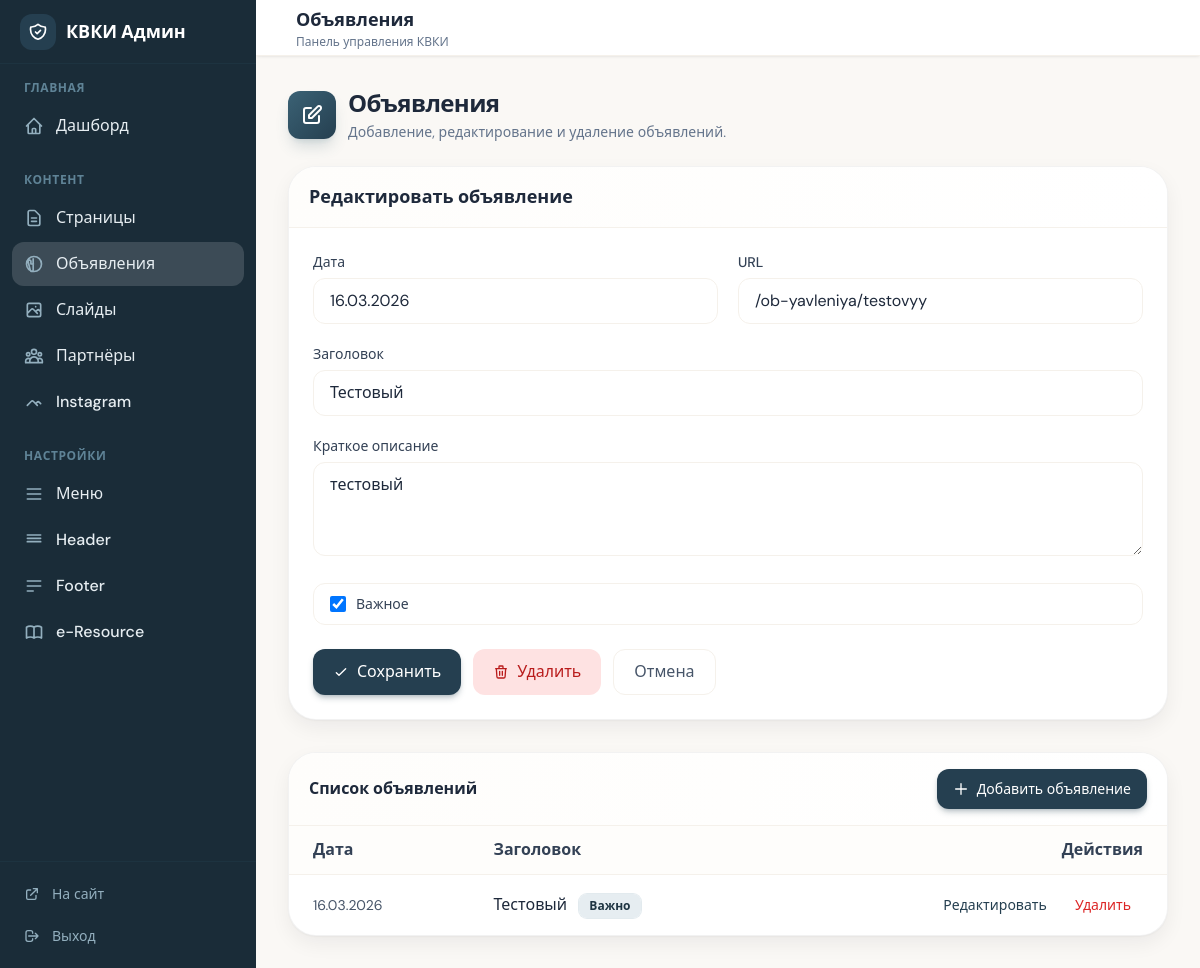
The app's page /admin/announcements/7 (signed in), older data.
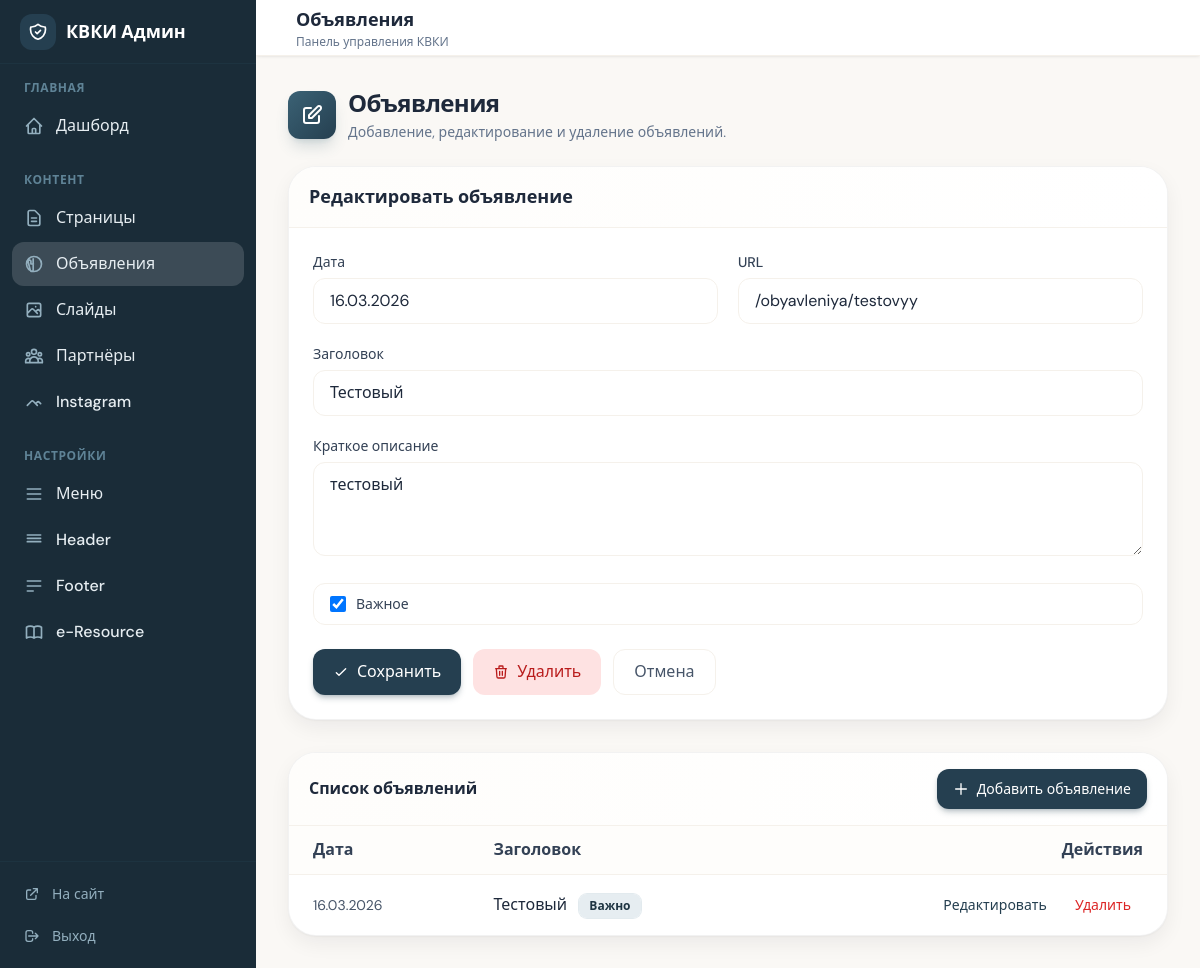
The same page, newer data.
### tables this page shows
CREATE TABLE `announcements` (
  `id` int(11) NOT NULL,
  `date` varchar(20) NOT NULL,
  `title` varchar(255) NOT NULL,
  `url` varchar(500) NOT NULL,
  `excerpt` text,
  `is_important` tinyint(1) DEFAULT '0',
  `sort_order` int(11) DEFAULT '0',
  `created_at` timestamp NOT NULL DEFAULT CURRENT_TIMESTAMP,
  `views` int(10) UNSIGNED DEFAULT '0'
);

### admin/pages/announcements.php (the view, shortened to what the changed rows need)
<?php
require __DIR__ . '/../includes/header.php';
$db = Database::getInstance();
$editId = isset($segments[1]) && is_numeric($segments[1]) ? (int)$segments[1] : null;
$formError = '';
$item = null;
if ($editId) {
    $stmt = $db->prepare('SELECT * FROM announcements WHERE id = ?');
    $stmt->execute([$editId]);
    $item = $stmt->fetch();
}
$items = $db->query('SELECT * FROM announcements ORDER BY sort_order, id')->fetchAll();
$showForm = $item || ($segments[1] ?? '') === 'new' || $formError;
?>
<div class="max-w-[1536px] animate-fade-in">
    <div class="mb-6">
        <div class="flex items-center gap-3">
            <div>
                <h1 class="text-2xl font-bold text-ink-800 tracking-tight">Объявления</h1>
            </div>
        </div>
    </div>
<?php if ($showForm): ?>
    <?php $item = $item ?? ['date' => date('d.m.Y'), 'title' => '', 'url' => '', 'excerpt' => '', 'is_important' => 0]; ?>
    <div class="mb-8 rounded-[28px] border border-black/5 bg-white shadow-soft hover:shadow-card hover:border-sage-600/40 transition-all duration-300 overflow-hidden">
        <div class="px-5 py-4 border-b border-cream-200 bg-gradient-to-r from-cream-50 to-white">
            <h2 class="text-lg font-semibold text-ink-800"><?= $editId ? 'Редактировать объявление' : 'Новое объявление' ?></h2>
        </div>
        <div class="p-6">
            <form method="post">
                <div class="space-y-5">
                    <div class="grid sm:grid-cols-2 gap-5">
                        <div>
                            <label class="block text-sm font-medium text-ink-700 mb-1.5">Дата</label>
                            <input type="text" name="date" value="<?= htmlspecialchars($item['date']) ?>" required class="w-full px-4 py-2.5 border border-cream-200 rounded-xl focus:ring-2 focus:ring-sage-400/30 focus:border-sage-400 transition-all outline-none" placeholder="12.03.2025">
                        </div>
                        <div>
                            <label class="block text-sm font-medium text-ink-700 mb-1.5">URL</label>
                            <input type="text" name="url" id="announcement-url" value="<?= htmlspecialchars($item['url']) ?>" required class="w-full px-4 py-2.5 border border-cream-200 rounded-xl focus:ring-2 focus:ring-sage-400/30 focus:border-sage-400 transition-all outline-none" placeholder="Автоматически из заголовка">
                        </div>
                    </div>
                    <div>
                        <label class="block text-sm font-medium text-ink-700 mb-1.5">Заголовок</label>
                        <input type="text" name="title" id="announcement-title" value="<?= htmlspecialchars($item['title']) ?>" required class="w-full px-4 py-2.5 border border-cream-200 rounded-xl focus:ring-2 focus:ring-sage-400/30 focus:border-sage-400 transition-all outline-none" placeholder="Заголовок объявления">
                    </div>
                    <div>
                        <label class="block text-sm font-medium text-ink-700 mb-1.5">Краткое описание</label>
                        <textarea name="excerpt" rows="3" class="w-full px-4 py-2.5 border border-cream-200 rounded-xl focus:ring-2 focus:ring-sage-400/30 focus:border-sage-400 transition-all outline-none"><?= htmlspecialchars($item['excerpt']) ?></textarea>
                    </div>
                    <div>
                        <label class="flex items-center gap-2.5 cursor-pointer px-4 py-2.5 rounded-xl border border-cream-200 bg-white hover:bg-cream-50 transition-colors">
                            <input type="checkbox" name="is_important" value="1" <?= $item['is_important'] ? 'checked' : '' ?> class="w-4 h-4 rounded text-sage-600 focus:ring-sage-500 focus:ring-2">
                            <span class="text-sm font-medium text-ink-700">Важное</span>
                        </label>
                    </div>
                </div>
                <div class="mt-6 flex flex-wrap gap-3">
                    <button type="submit" class="inline-flex items-center gap-2 px-5 py-2.5 bg-sage-600 text-white font-medium rounded-xl hover:bg-sage-700 shadow-md shadow-sage-600/25 transition-all">
                        <svg class="w-4 h-4" fill="none" stroke="currentColor" viewBox="0 0 24 24"><path stroke-linecap="round" stroke-linejoin="round" stroke-width="2" d="M5 13l4 4L19 7"/></svg>
                        Сохранить
                    </button>
                    <?php if ($editId): ?>
                    <button type="submit" name="delete" value="1" class="inline-flex items-center gap-2 px-5 py-2.5 bg-red-100 text-red-700 font-medium rounded-xl hover:bg-red-200 transition-all" onclick="return confirm('Удалить объявление?');">
                        <svg class="w-4 h-4" fill="none" stroke="currentColor" viewBox="0 0 24 24"><path stroke-linecap="round" stroke-linejoin="round" stroke-width="2" d="M19 7l-.867 12.142A2 2 0 0116.138 21H7.862a2 2 0 01-1.995-1.858L5 7m5 4v6m4-6v6m1-10V4a1 1 0 00-1-1h-4a1 1 0 00-1 1v3M4 7h16"/></svg>
                        Удалить
                    </button>
                    <?php endif; ?>
                    <a href="<?= ADMIN_URL ?>/announcements" class="inline-flex items-center gap-2 px-5 py-2.5 border border-cream-200 text-ink-600 rounded-xl hover:bg-cream-100 transition-colors font-medium">
                        Отмена
                    </a>
                </div>
            </form>
        </div>
    </div>
<?php endif; ?>
    <div class="rounded-[28px] border border-black/5 bg-white shadow-soft hover:shadow-card hover:border-sage-600/40 transition-all duration-300 overflow-hidden">
        <div class="overflow-x-auto">
            <table class="w-full">
                <thead class="bg-cream-50">
                    <tr>
                        <th class="text-left px-6 py-3 font-semibold text-ink-700">Дата</th>
                        <th class="text-left px-6 py-3 font-semibold text-ink-700">Заголовок</th>
                        <th class="text-right px-6 py-3 font-semibold text-ink-700">Действия</th>
                    </tr>
                </thead>
                <tbody>
                    <?php foreach ($items as $a): ?>
                    <tr class="border-t border-cream-200 hover:bg-cream-50/50 transition-colors">
                        <td class="px-6 py-3 text-sm text-ink-600"><?= htmlspecialchars($a['date']) ?></td>
                        <td class="px-6 py-3">
                            <a href="<?= ADMIN_URL ?>/announcements/<?= $a['id'] ?>" class="font-medium text-ink-800 hover:text-sage-600 transition-colors"><?= htmlspecialchars($a['title']) ?></a>
                            <?php if ($a['is_important']): ?><span class="ml-2 px-2.5 py-1 text-xs font-semibold rounded-lg bg-sage-100 text-sage-700 ring-1 ring-sage-200/50">Важно</span><?php endif; ?>
                        </td>
                        <td class="px-6 py-3 text-right">
                            <a href="<?= ADMIN_URL ?>/announcements/<?= $a['id'] ?>" class="inline-flex items-center gap-1.5 px-3 py-2 text-sage-600 hover:bg-sage-50 rounded-lg text-sm font-medium transition-colors">Редактировать</a>
                            <form method="post" action="<?= ADMIN_URL ?>/announcements/<?= $a['id'] ?>" class="inline" onsubmit="return confirm('Удалить объявление?');">
                                <button type="submit" class="inline-flex items-center gap-1.5 px-3 py-2 text-red-600 hover:bg-red-50 rounded-lg text-sm font-medium transition-colors">Удалить</button>
                            </form>
                        </td>
                    </tr>
                    <?php endforeach; ?>
                </tbody>
            </table>
        </div>
    </div>
</div>
<?php require __DIR__ . '/../includes/footer.php'; ?>

Row changes from the older to the newer data that the page shows:
changed announcements "Тестовый": url "/ob-yavleniya/testovyy" → "/obyavleniya/testovyy"
